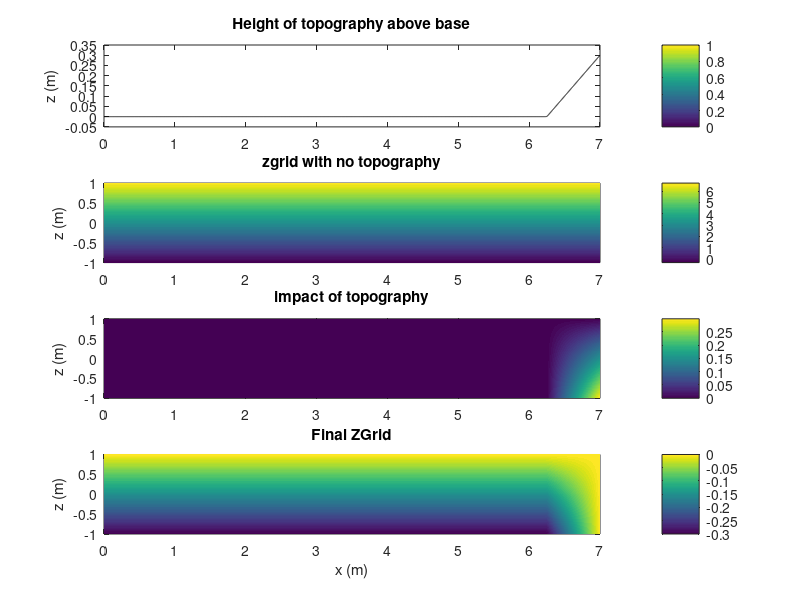
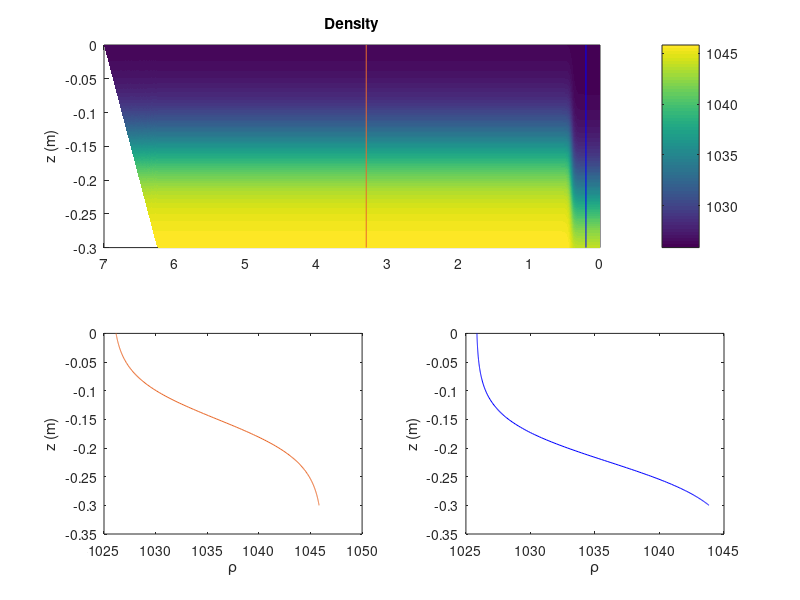
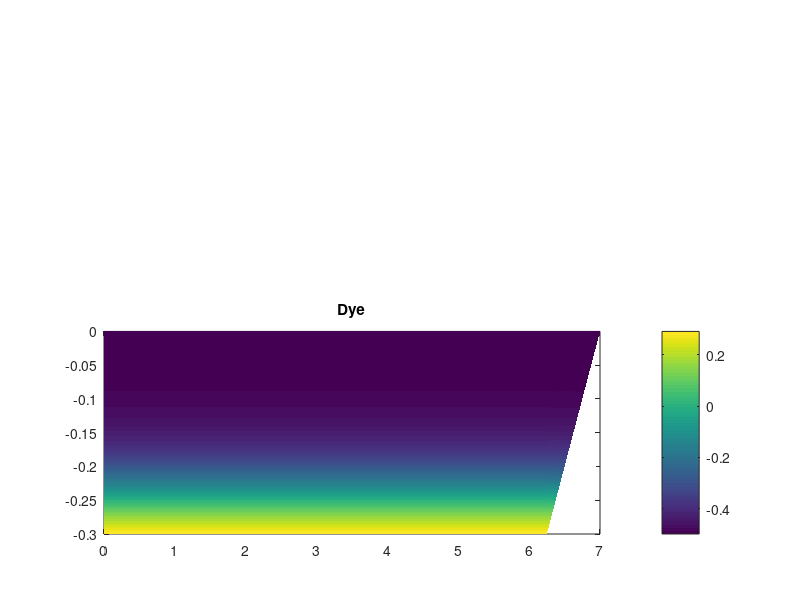

The MATLAB script that drew these images, in order:

%INITIAL_CONDITION_MAKER - sets up grids etc as in SPINS, based on input like spins.conf
% outputs a figure equivalent to running the first frame of SPINS
%
% Other m-files required: none
% Subfunctions: none
% MAT-files required: none
%
% See also: 
% Author: Sam Hartharn-Evans
% School of Mathematics, Statistics and Physics, Newcastle University
% email address: s.hartharn-evans2@newcastle.ac.uk
% GitHub: https://github.com/HartharnSam
% June-2020; Last revision: 26-Nov-2020
% MATLAB Version: 9.9.0.1467703 (R2020b)

%---------------------------------------------------
%% BEGIN CODE %%
%---------------------------------------------------
clc; clearvars; close all;
%% Parameters to set to match spins.conf file
% Grid parameters
Lx = 7.0;
Ly = 0.1;
Lz = 0.3;
Nx = 4096;
Ny = 1;
Nz = 256;
min_x=  0;
min_y = 0;
min_z = -.3;

% Physical Parameters
g = 9.81;
rot_f = 0.0e-3;
rho_0 = 1026.0;
visco = 1e-6;
kappa_rho = 1e-7;

% Problem Parameters
delta_rho = (1046-rho_0)/rho_0;
pyc_loc = -0.15;
h_halfwidth = 0.075;
pyc_adj_loc = -0.2237;
h_adj_halfwidth = h_halfwidth;
delta_x = 0.04;
L_adj = 0.4;

% Topography Parameters
hill_height = 0.3;
hill_slope = 0.4;
hill_trans = 0.01;
hill_end_dist = -0.0;

%% Set up grid (don't change this bit)

x = min_x:Lx/(Nx-1):Lx;
y = min_y:Ly/(Ny-1):Ly;
z = 0:Lz/(Nz-1):(Lz);
[xx, yy, ~] = meshgrid(x, y, z);

xx = squeeze(xx);

ii = repmat(0:Nz-1, Nx,1);
kk = repmat(0:Nx-1, 1, Nz);

% set up Chebyshev in vertical
zz = -cos(ii.*pi./(Nz-1));

%% Set up topography and zg (z grid) based on problem topography parameters and equations in .cpp code
hill_length = hill_height/hill_slope;

a1 = Lx-hill_length-hill_end_dist;
d = hill_trans;
a2 = Lx-hill_end_dist;

topo = hill_slope/2 *(hill_length + d*(log(2*cosh((xx - a1)/d)) - log(2*cosh((xx-a2)/d))));

%((.5*(xx-a1+(d1*log(2*cosh((xx-a1)/d1))))));

zg = min_z + 0.5*Lz*(1+zz) + 0.5*(1-zz).*topo;

%% Plot these things upfigure
% Note Units/absolute numbers aren't relevant, just how they change within
% a plot is useful
figure
subplot(4, 1, 1)
plot(x, topo(:, 1), 'k-');
ylabel('z (m)');
title('Height of topography above base')
colorbar
set(gca, 'xlim', [min_x Lx]);

subplot(4, 1, 2)
pcolor(squeeze(xx), squeeze(zz), squeeze(min_z + 0.5*Lx*(1+zz))); shading flat; colorbar
ylabel('z (m)');
title('zgrid with no topography')

subplot(4, 1, 3)
pcolor(squeeze(xx), squeeze(zz), squeeze(0.5*(1-zz).*topo)); shading flat; colorbar
title('impact of topography')
ylabel('z (m)');

subplot(4, 1, 4); 
pcolor(squeeze(xx), squeeze(zz), squeeze(zg)); shading flat; colorbar
title('Final ZGrid');
xlabel('x (m)');
ylabel('z (m)');

%% Identify behind gate and flat bed profile locations
% Behind gate profile
inds_gate = find(xx(:, 1)<L_adj);
line_1 = inds_gate(round(length(inds_gate)/2));

% Flat bed profile
inds_free_wave = find(xx(:, 1)>L_adj*1.15 & xx(:, 1)<(Lx - ...
    (hill_height/hill_slope)*1.15));
line_2 = inds_free_wave(round(length(inds_free_wave)/2));

%% Calculate density profile (based on problem parameters and .cpp equations)

rho =  -0.5 * delta_rho * tanh((zg-pyc_loc)/h_halfwidth); % Without the gate

rho = rho.*0.5.*(1.0+tanh((xx-L_adj)/delta_x)); % Clears the region behind the gate
rho = rho + 0.5*(1.0-tanh((xx-L_adj)/delta_x))...
    .*(-0.5*delta_rho*tanh((zg-pyc_adj_loc)/h_adj_halfwidth)); % Adds in density around the gate

% Conversion to real units
rho = rho_0.*(1 + delta_rho/2 + rho.*(delta_rho.*(1+delta_rho) + 1));

%% Plot densities
figure(2)
subplot(2, 2, [1 2])

pcolor(xx,zg,rho),shading flat
title('Density')
%contourf(x,z,rho),shading flat % This is better for printed figures
ylabel('z (m)')
colorbar
set(gca, 'XDir', 'reverse')
hold on
plot([xx(line_1, 1) xx(line_1, 1)], [-0.3 0], '-b');
plot([xx(line_2, 1) xx(line_2, 2)], [-0.3 0], '-', 'Color', [ 0.9100 0.4100 0.1700]);

%% Plot Gate Water Column
subplot(2, 2, 4)
plot(rho(line_1, :), zg(line_1, :), '-b')
xlabel('\rho')
ylabel('z (m)')
set(gca, 'XDir', 'normal')
%% Plot Main Water Column
subplot(2, 2, 3)

plot(rho(line_2, :), zg(line_2, :), '-', 'Color', [ 0.9100 0.4100 0.1700]);
xlabel('\rho')
ylabel('z (m)')
set(gca, 'XDir', 'normal')

%% Tracer
% figure
% subplot(2, 2, [1 2])
% 
% pcolor(xx,zg,rho),shading flat
% title('Density')
% %contourf(x,z,rho),shading flat % This is better for printed figures
% ylabel('z (m)')
% colorbar
% set(gca, 'XDir', 'reverse')
% 
% 
% Set up dye strong in top layer
dye_thickness = .05; 
dye_halfwidth = .01;
dye = -.5 * tanh((zg-(min_z + dye_thickness))/h_halfwidth);

% 
% 
figure
subplot(2, 2, [3 4])
pcolor(xx, zg, dye), shading flat;
colorbar
title('Dye')
